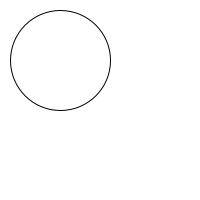
Frame 1 (no input)
Frame 60 (the mouse pressed at the canvas centre just before this capture): identical to frame 1, image omitted
Frame 120 (the mouse held since frame 60 and released just before this capture): identical to frame 1, image omitted

The Processing sketch that drew this single still picture (run headless with seeded random() and noise(); from frame 60 on, the mouse is pressed at the canvas centre):

// Processing sketch: ex2_7
// ── ex2_7.pde
void setup (){
  size(200,200);
}
void draw(){
  background(255);
  stroke(0);
  noFill();
  ellipse(60,60,100,100);
}
